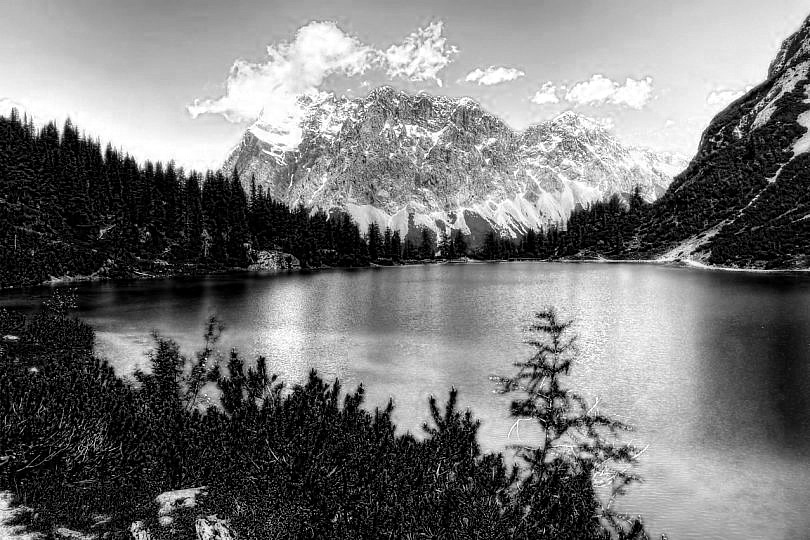
#> input picture imagen1/imagen1_salida_gray_azul.jpg, 810 x 540 px, found by its file name
$ jupyter execute --allow-errors LAB01-Lauriano_Figueroa.ipynb
#> lines starting #> are read from the running program, lines starting #| are printed output that depends on the picture
LABORATORIO 01- Lauriano Figueroa Carne I698098

DEFINICION DE LIBERIAS

[cell 1]
import cv2
import numpy as np
import matplotlib.pyplot as plt

from matplotlib import colors
from matplotlib.ticker import PercentFormatter
from statistics import mean

#Problema 1:
#Desarrolle una funcion la cual reciba dos parametros, una imagen y un entero llamado color segun los siguientes puntos:
Si el parametro color vale 1, la imagen debe mostrar activos unicamente el color azul.
Si el parametro color vale 2, la imagen debe mostrar activos unicamente el color verde.
Si el parametro color vale 3, la imagen debe mostrar activos unicamente el color rojo.
Si el parametro color vale 10, la imagen debe mostrar activos unicamente los colores rojo y verde.
Si el parametro color vale 20, la imagen debe mostrar activos unicamente los colores verde y azul.
Si el parametro color vale 30, la imagen debe mostrar activos unicamente los colores azul y rojo.

[cell 2]
#FUNCION DEL PROBLEMA 01
def newImage(img01, color ):
    alto =  img01.shape[0]
    ancho =  img01.shape[1]

    for i in range (0,alto):
        for j in range (0,ancho):
            pixel = img01[i,j]
            red = pixel [0]
            green = pixel [1]
            blue = pixel [2]
            if (color ==1 ):  img01[i,j] = [blue,0,0]
            if (color ==2 ):  img01[i,j] = [0,green,0]
            if (color ==3 ):  img01[i,j] = [0,0,red]
            if (color ==10 ):  img01[i,j] = [0,green,red]
            if (color ==20 ):  img01[i,j] = [blue,green,0]
            if (color ==30 ):  img01[i,j] = [blue,0,red]
    return img01

[cell 3]
# Corrida de Problema 01
img = cv2.imread('Soccer.jpg')                      #leer la imagen
#> (the rest of this cell did not finish here and is left out)

Problema 2:
En el .zip del laboratorio se le compartio un conjunto de imagenes en escala de grises (imagen1,
imagen2, perro) estas imagenes fueron creadas utilizando una escala de grises en 3D, cree una
funcion que dadas las 3 imagenes se construya la imagen original a color.

[cell 4]
#FUNCION DEL PROBLEMA 02
def newImage02(img02B,img02G,img02R):
    for i in range (0,alto):
        for j in range (0,ancho):
            pixelB = img02B[i,j]
            pixelG = img02G[i,j]
            pixelR = img02R[i,j]
            red = pixelR [0]
            green = pixelG [1]
            blue = pixelB [2]
            img02B[i,j] = [int(blue), int(green),int(red)]
    return img02B

[cell 5]
# Corrida de Problema 02
imgB = cv2.imread('imagen1_salida_gray_azul.jpg') #leer la imagen
#> imgB is the input picture: shape (540, 810, 3); min 0, max 255, mean 118.1
imgG = cv2.imread('imagen1_salida_gray_verde.jpg') #leer la imagen
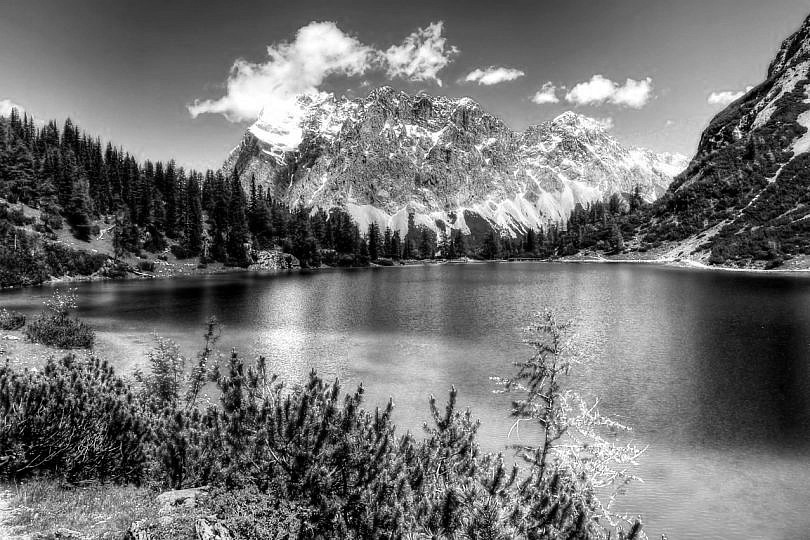
#> input picture imagen1/imagen1_salida_gray_verde.jpg, 810 x 540 px, found by its file name
#> imgG is the input picture: shape (540, 810, 3); min 0, max 255, mean 113.9
imgR = cv2.imread('imagen1_salida_gray_rojo.jpg') #leer la imagen
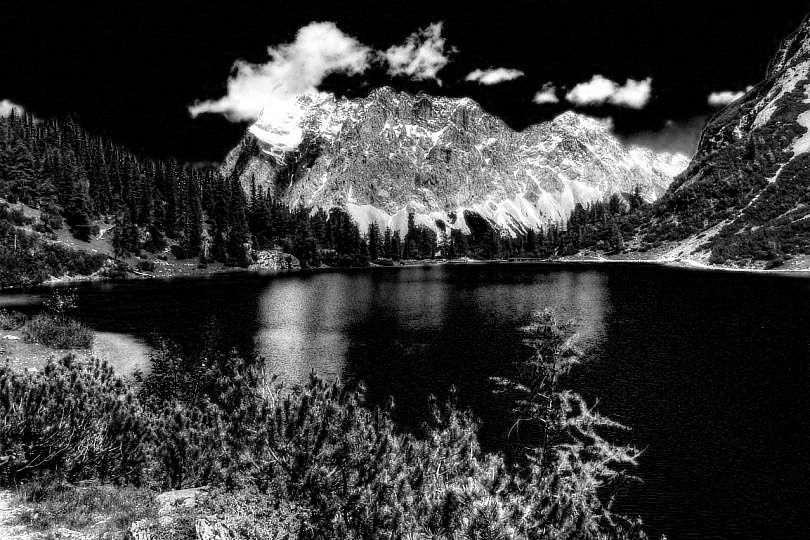
#> input picture imagen1/imagen1_salida_gray_rojo.jpg, 810 x 540 px, found by its file name
#> imgR is the input picture: shape (540, 810, 3); min 0, max 255, mean 57.5
alto =  imgB.shape[0]
#> alto = 540
ancho =  imgB.shape[1]
#> ancho = 810
imgRET02 = np.zeros ((alto,ancho,3))

imgRET02 = newImage02(imgB, imgG, imgR)                  #llamar a funcion
#> after the loop in newImage02, `for i in range (0,alto):`:
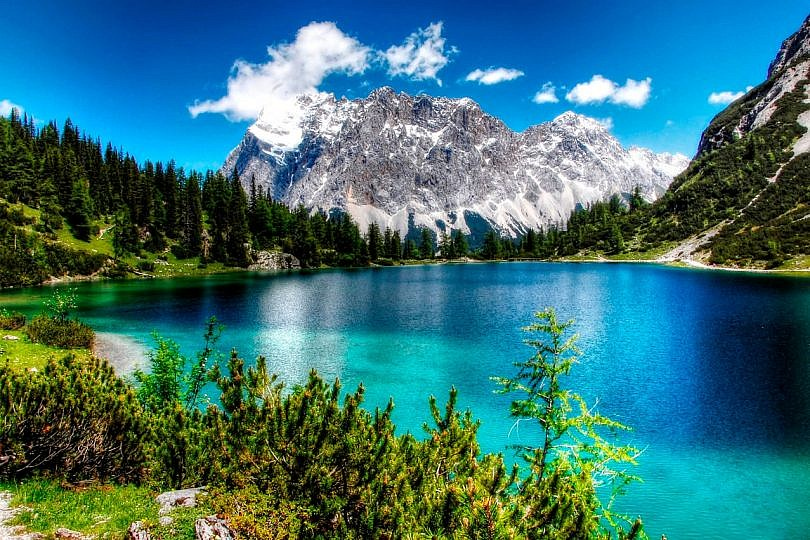
#> img02B: shape (540, 810, 3); mean B, G, R 118.1, 113.9, 57.5
#cv2.imwrite("vista_laguna.jpg",imgRET02)

imgRET02=cv2.cvtColor(imgRET02,cv2.COLOR_BGR2RGB)       # Convertimos BGR a RGB
plt.imshow(imgRET02)                                   #desplegar imagen
plt.show()

[cell 6]
# Corrida de Problema 02
imgB = cv2.imread('imagen2_salida_gray_azul.jpg') #leer la imagen
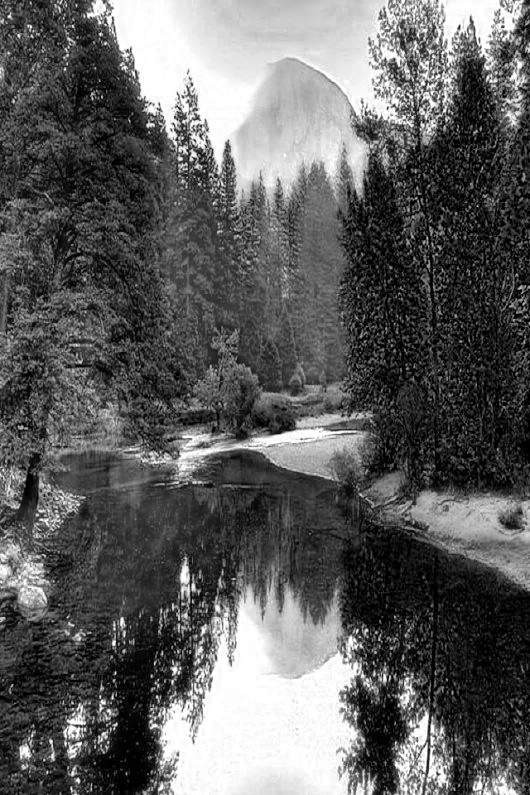
#> input picture imagen2/imagen2_salida_gray_azul.jpg, 530 x 795 px, found by its file name
#> imgB is the input picture: shape (795, 530, 3); min 0, max 255, mean 95.1
imgG = cv2.imread('imagen2_salida_gray_verde.jpg') #leer la imagen
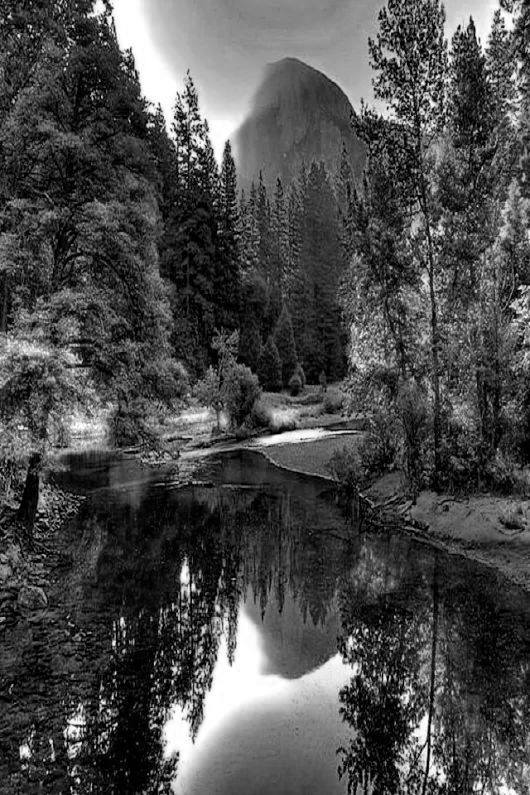
#> input picture imagen2/imagen2_salida_gray_verde.jpg, 530 x 795 px, found by its file name
#> imgG is the input picture: shape (795, 530, 3); min 0, max 255, mean 75.3
imgR = cv2.imread('imagen2_salida_gray_rojo.jpg') #leer la imagen
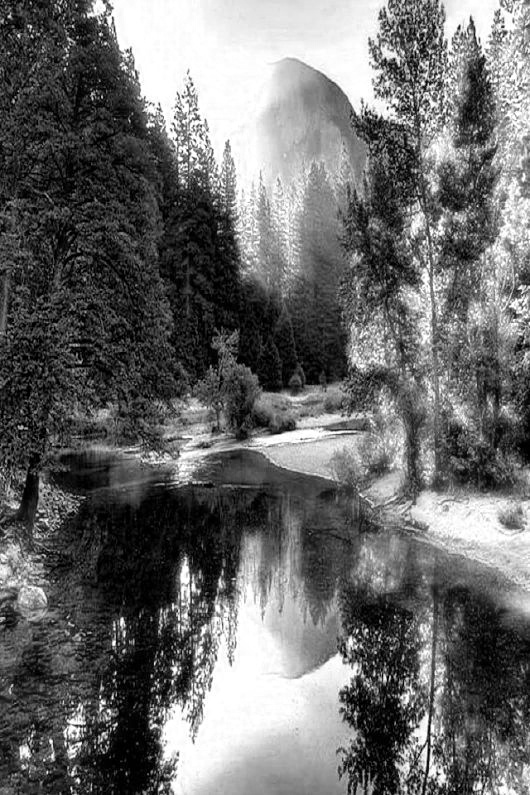
#> input picture imagen2/imagen2_salida_gray_rojo.jpg, 530 x 795 px, found by its file name
#> imgR is the input picture: shape (795, 530, 3); min 0, max 255, mean 106.5
alto =  imgB.shape[0]
#> alto = 795
ancho =  imgB.shape[1]
#> ancho = 530
imgRET02 = np.zeros ((alto,ancho,3))

imgRET02 = newImage02(imgB, imgG, imgR)                  #llamar a funcion
#> after the loop in newImage02 (call 2), `for i in range (0,alto):`:
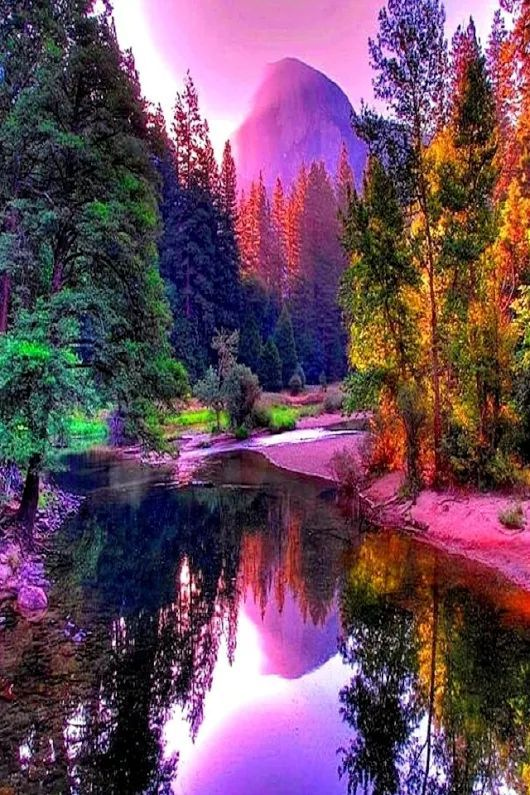
#> img02B: shape (795, 530, 3); mean B, G, R 95.1, 75.3, 106.5
#cv2.imwrite("vista_laguna.jpg",imgRET02)

imgRET02=cv2.cvtColor(imgRET02,cv2.COLOR_BGR2RGB)       # Convertimos BGR a RGB
#> imgRET02: shape (795, 530, 3)
plt.imshow(imgRET02)                                   #desplegar imagen
plt.show()
